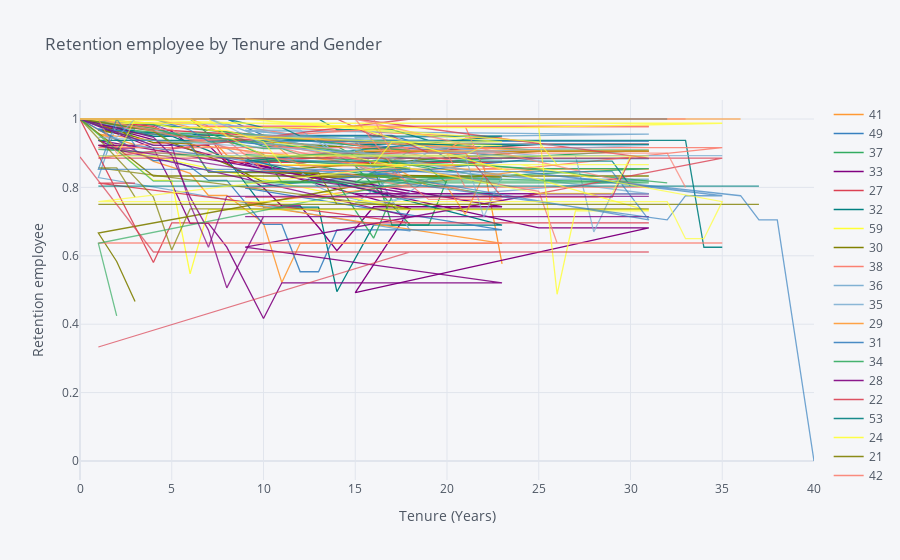

Notebook code cell kept with this figure:
### Code cell
rates = survival(data, 'Age', 'TotalWorkingYears', 'Attrition')

rates.iplot(kind='line', xTitle='Tenure (Years)', yTitle='Retention employee',
            title='Retention employee by Tenure and Gender')
